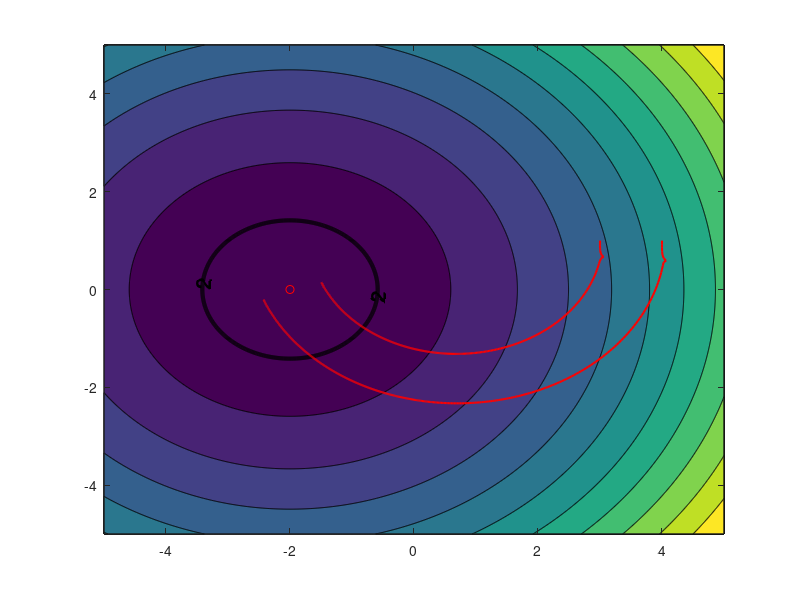

Write the MATLAB code that produced this figure. (Note: this script raises an error after producing the figure.)
%% Problem 3 (Part 1)
clc;close all; clear all;

% Constants
p = -5:0.01:5;
c = -5:0.01:5;
[X,Y] = meshgrid(p,c);
l=0.07; 
dt = 0.002; % step size or sampling frequency
tf=3; % Final time
iterations=length(0:dt:tf); %Number of iterations
R = [0, -1; 1, 0];
k1 = 1;
thresh = .52;


% Initialization
r1_des = zeros(2,iterations);
r1_des(1,1) = 3; %Initial Position
r1_des(2,1) = 1; %Initial Position
r2_des = zeros(2,iterations);
r2_des(1,1) = 4; %Initial Position
r2_des(2,1) = 1; %Initial Position

x1_0 = r1_des(1,1);
y1_0 = r1_des(2,1); %-0.1; ??
theta1_0 = pi/2;
x1 = zeros(1,iterations-1);
y1 = zeros(1,iterations-1);
x1dot = zeros(1,iterations-1);
y1dot = zeros(1,iterations-1);
theta1 = zeros(1,iterations-1);
x1(1,1) = x1_0;
y1(1,1) = y1_0;
r0 = [-2,0]';
theta1(1,1)=theta1_0;

x2_0 = r2_des(1,1);
y2_0 = r2_des(2,1);
theta2_0 = pi/2;
x2 = zeros(1,iterations-1);
y2 = zeros(1,iterations-1);
x2dot = zeros(1,iterations-1);
y2dot = zeros(1,iterations-1);
theta2 = zeros(1,iterations-1);
x2(1,1) = x2_0;
y2(1,1) = y2_0;
r0 = [-2,0]';
r1 = [3 1];
r2 = [4 1];
theta2(1,1)=theta2_0;
D = (norm(r1-r0)+norm(r2-r0))/2;

Z = zeros(length(p),length(c));
for k = 1:length(p)
    for j = 1:length(c)
        Z(k,j) = (p(k)-r0(1))^2 + (c(j)-r0(2))^2; %Scalar Field
    end
end

%Contour Plot
Z = zeros(length(p),length(c));
for k = 1:length(p)
    for j = 1:length(c)
        Z(k,j) = (p(k)-r0(1))^2 + (c(j)-r0(2))^2; %Scalar Field
    end
end

%Prepare video
video_flag = 0;
if video_flag
    fig = figure(1);
    %pause;
    myVideo = VideoWriter('animation3_1b.mp4', 'MPEG-4');
    myVideo.FrameRate = 100;
    myVideo.Quality = 100;
    open(myVideo);
end

i = 2;
animate = false;
while D > thresh && i < iterations

    % Plotting (Animation)
    if animate
        fig=figure(1); 
        clf;
        pose=[x1(1,i-1);y1(1,i-1);theta1(1,i-1)];
        pose2 = [x2(1,i-1);y2(1,i-1);theta2(1,i-1)];
        [M,d] = contourf(X,Y,Z'); hold on
        [C,h] = contour(X, Y, Z', [2 2], 'k', 'LineWidth', 3); 
        clabel(C,h,2,'FontWeight','bold','FontSize',15) % Label 2 contour
        plot(x1(1,1:i-1),y1(1,1:i-1),'r', 'LineWidth', 1.5)
        plot(x2(1,1:i-1),y2(1,1:i-1),'r', 'LineWidth', 1.5)
        plot(r0(1),r0(2),'ro'); %Plot source in red
        plot_robot(pose,fig) %Plot the robot location
        plot_robot(pose2,fig) %Plot the robot location
        plot(r1(1),r1(2),'go')
        plot(r2(1),r2(2),'go')
    end
    
    % Desired Trajectory
    w = (r1_des(:,i-1) - r2_des(:,i-1)) / norm(r1_des(:,i-1) - r2_des(:,i-1));
    v = R*w;
    r1dot_des = k1*(norm(r1_des(:,i-1)-r0))^2*v;
    r1_des(:,i) = r1_des(:,i-1) + r1dot_des*dt;
    r2dot_des = k1*(norm(r2_des(:,i-1)-r0))^2*v;
    r2_des(:,i) = r2_des(:,i-1) + r2dot_des*dt;
    
    %Robot1
    % Transformation
    u1 = r1dot_des(1);
    u2 = r1dot_des(2);
    Rinv1 = [cos(theta1(1,i-1)) sin(theta1(1,i-1));-sin(theta1(1,i-1)) cos(theta1(1,i-1))];
    Lm = [1 0;0 1/l];
    vw1 = Lm*Rinv1*[u1; u2];
    v1 = vw1(1,1);
    omega1 = vw1(2,1);
    
    % Caculate velocities
    x1dot(1,i) = v1*cos(theta1(1,i-1));
    y1dot(1,i) = v1*sin(theta1(1,i-1));
    theta1dot = omega1;
    
    % Update motion
    x1(1,i)=x1(1,i-1)+dt*x1dot(1,i-1);
    y1(1,i)=y1(1,i-1)+dt*y1dot(1,i-1);
    theta1(1,i) = theta1(1,i-1)+dt*theta1dot;
    
    %Robot1
    % Transformation
    u1_2 = r2dot_des(1);
    u2_2 = r2dot_des(2);
    Rinv2 = [cos(theta2(1,i-1)) sin(theta2(1,i-1));-sin(theta2(1,i-1)) cos(theta2(1,i-1))];
    Lm = [1 0;0 1/l];
    vw2 = Lm*Rinv2*[u1_2; u2_2];
    v2 = vw2(1,1);
    omega2 = vw2(2,1);
    
    % Caculate velocities
    x2dot(1,i) = v2*cos(theta2(1,i-1));
    y2dot(1,i) = v2*sin(theta2(1,i-1));
    theta2dot = omega2;
    
    % Update motion
    x2(1,i)=x2(1,i-1)+dt*x2dot(1,i-1);
    y2(1,i)=y2(1,i-1)+dt*y2dot(1,i-1);
    theta2(1,i) = theta2(1,i-1)+dt*theta2dot;
    
    %Update D
    D = (norm(r1-r0)+norm(r2-r0))/2;

    if video_flag
        frame = getframe(gcf);
        writeVideo(myVideo, frame);
    end
    
    i = i + 1;

end

%% Plotting 
plots = true;
if plots 
    xMIN = -5;
    xMAX = 5;
    yMIN = -5;
    yMAX = 5;

    xlim([xMIN xMAX])
    ylim([yMIN yMAX])
    %Contour Plot
    [M,d] = contourf(X,Y,Z'); hold on
    [C,h] = contour(X, Y, Z', [2 2], 'k', 'LineWidth', 3); 
    clabel(C,h,2,'FontWeight','bold','FontSize',15) % Label 2 contour
    plot(r0(1),r0(2),'ro'); %Plot source in red
    fig=figure(1);
    A = [2,50,100,200,500];
    arrowScale = [.25,.1,.1,.15,.5];
    drawArrows = false;
    %Plot Trajectory
    plot(x1(1,1:end),y1(1,1:end),'r', 'LineWidth', 1.5)
    plot(x2(1,1:end),y2(1,1:end),'r', 'LineWidth', 1.5)
    for j = 1:length(A)
        for i = A(j) 
            pose=[x1(1,i-1);y1(1,i-1);theta1(1,i-1)];
            pose2 = [x2(1,i-1);y2(1,i-1);theta2(1,i-1)];
            plot_robot(pose,fig) %Plot the robot location
            plot_robot(pose2,fig) %Plot the robot location
            if drawArrows
                qp1 = quiver(x1(1,i-1),y1(1,i-1),x1dot(1,i-1)*arrowScale(j),y1dot(1,i-1)*arrowScale(j),'m','AutoScale','off');
                qp1.LineWidth = 1.5;
                qp1.MaxHeadSize = .5;
                qp2 = quiver(x2(1,i-1),y2(1,i-1),x2dot(1,i-1)*arrowScale(j),y2dot(1,i-1)*arrowScale(j),'m','AutoScale','off');
                qp2.LineWidth = 1.5;
                qp2.MaxHeadSize = .5;
            end
        end
    end
    
    pose=[x1(1,end);y1(1,end);theta1(1,end)];
    pose2 = [x2(1,end);y2(1,end);theta2(1,end)];
    plot_robot(pose,fig) %Plot the robot final location
    plot_robot(pose2,fig) 
end


if video_flag; close(myVideo); end
